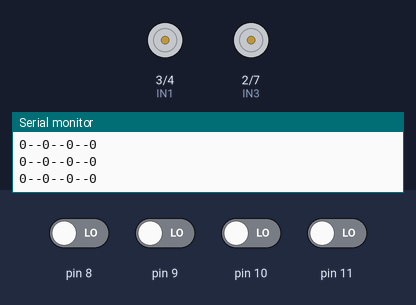
Bench run of a sketch on a simulated Arduino Uno, built with avr-gcc and run on an emulated ATmega328P. On the bench: motor-driver pin pairs drawn as motors (green arrow = first pin HIGH = forward, orange = second pin HIGH = backward, longer = more drive, scaled by the enable pin), the last lines printed to the serial monitor. The test bench sets the inputs (shaded band); at power-on: pin 8–11 LOW.

Above: at 1.2 s.
1.3 s: pin 8 driven HIGH
At 1.6 s:
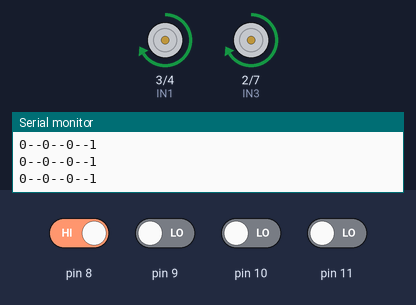
2.8 s: pin 9 driven HIGH
At 3.9 s:
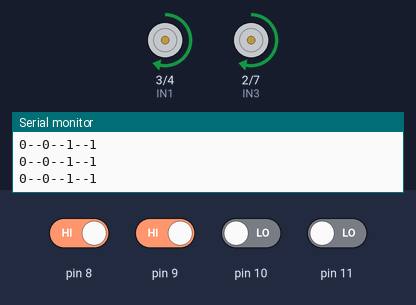
4.3 s: pin 10 driven HIGH
At 5.4 s:
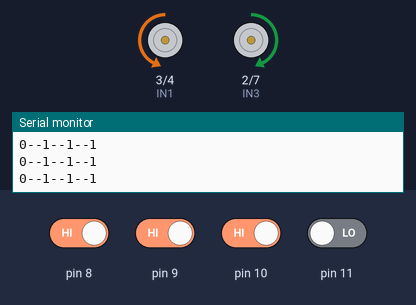
5.8 s: pin 10 driven LOW
At 6.4 s:
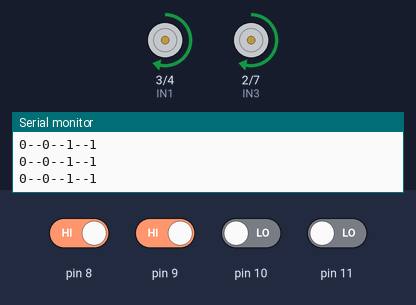
7.3 s: pin 11 driven HIGH
At 8.5 s:
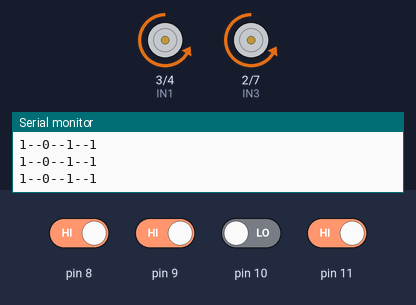
8.8 s: pin 11 driven LOW
At 9.8 s:
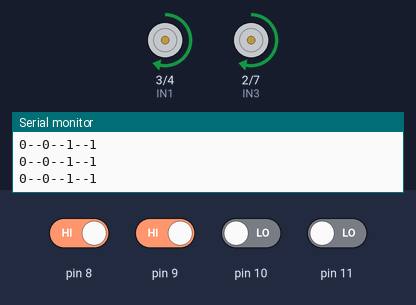
Timing chart, 0 to 11.3 s (numbered marks = the images above; inputs shaded):
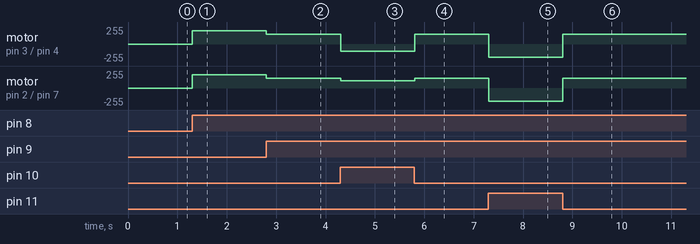

The sketch:

FollowingLine_Final.ino
```cpp
#define ENA 5
#define ENB 6
#define IN1 3
#define IN2 4
#define IN3 2
#define IN4 7

int Sensor1;
int Sensor2;
int Sensor3;
int Sensor4;

void setup() {

  pinMode(ENA, OUTPUT);
  pinMode(IN1, OUTPUT);
  pinMode(IN2, OUTPUT);

  pinMode(ENB, OUTPUT);
  pinMode(IN3, OUTPUT);
  pinMode(IN4, OUTPUT);

  pinMode(8, INPUT);
  pinMode(9, INPUT);
  pinMode(10, INPUT);
  pinMode(11, INPUT);
  Serial.begin(9600);
}

void loop()
{
    //Четем състоянието дали има сигнал (HIGH) или не (LOW)
    Sensor1 = digitalRead(8); //IN1
    Sensor2 = digitalRead(9); //IN2
    Sensor3 = digitalRead(10); //IN3
    Sensor4 = digitalRead(11); //IN4

    Serial.print(Sensor4);
    Serial.print("--");
    Serial.print(Sensor3);
    Serial.print("--");
    Serial.print(Sensor2);
    Serial.print("--");
    Serial.println(Sensor1);


  // Централните сензори хващат линията => напред
  if(Sensor2 ==  HIGH && Sensor3 == HIGH) {
    forward();

  // Линията е по-наляво => по-рязък ляв завой
  } else if(Sensor4 == HIGH && Sensor3 == LOW) {
    left_M();

  // Линията е вляво => ляв завой
  } else if(Sensor4 == HIGH) {
    left();

    // Линията е по-вдясно => по-рязък десен завой
  } else if(Sensor1 == HIGH && Sensor2 == LOW) {
    right_M();

  // Линията е вдясно => десен завой
  } else if(Sensor1 == HIGH) {
    right();

  // Всички на бяло => спри
  } else if(Sensor1 == LOW && Sensor2 == LOW && Sensor3 == LOW && Sensor4 == LOW) {
    stop();

  // За всякакви други ситуации (преходи, загуба на линия) — бавно напред
  } else {
    forward();
  }

  delay(10);
}


void forward() {
  analogWrite(ENA, 110);
  analogWrite(ENB, 110);
  digitalWrite(IN1, LOW);
  digitalWrite(IN2, HIGH);
  digitalWrite(IN3, HIGH);
  digitalWrite(IN4, LOW);
  // Serial.println("Forward");
}

void left() {
  analogWrite(ENA, 150);
  analogWrite(ENB, 150);
  digitalWrite(IN1, LOW);
  digitalWrite(IN2, HIGH);
  digitalWrite(IN3, LOW);
  digitalWrite(IN4, HIGH);
  // Serial.println("Left");
}

void left_M() {//left function
  analogWrite(ENA, 200);
  analogWrite(ENB, 200);
  digitalWrite(IN1, LOW);
  digitalWrite(IN2, HIGH);
  digitalWrite(IN3, LOW);
  digitalWrite(IN4, HIGH);
  // Serial.println("Left");
}

void right() {//right function
  analogWrite(ENA, 150);
  analogWrite(ENB, 150);
  digitalWrite(IN1, HIGH);
  digitalWrite(IN2, LOW);
  digitalWrite(IN3, HIGH);
  digitalWrite(IN4, LOW);
  // Serial.println("Right");
}

void right_M() {//right function
  analogWrite(ENA, 200);
  analogWrite(ENB, 200);
  digitalWrite(IN1, HIGH);
  digitalWrite(IN2, LOW);
  digitalWrite(IN3, HIGH);
  digitalWrite(IN4, LOW);
  // Serial.println("Right");
}

void stop() {
  analogWrite(ENA, 0);
  analogWrite(ENB, 0);
  digitalWrite(IN1, LOW);
  digitalWrite(IN2, LOW);
  digitalWrite(IN3, LOW);
  digitalWrite(IN4, LOW);
  // Serial.println("Stop!");
}
```

Measured:
- after the input at 1.3 s, motor on pin 3 (IN1) / pin 4 (IN2), motor on pin 2 (IN3) / pin 7 (IN4): stopped → forward 200/255 at once
- after the input at 2.8 s, motor on pin 3 (IN1) / pin 4 (IN2), motor on pin 2 (IN3) / pin 7 (IN4): forward 200/255 → forward 150/255 at once
- after the input at 4.3 s, motor on pin 3 (IN1) / pin 4 (IN2): forward 150/255 → backward 110/255 at once; motor on pin 2 (IN3) / pin 7 (IN4): forward 150/255 → forward 110/255 at once
- after the input at 5.8 s, motor on pin 3 (IN1) / pin 4 (IN2): backward 110/255 → forward 150/255 at once; motor on pin 2 (IN3) / pin 7 (IN4): forward 110/255 → forward 150/255 at once
- after the input at 7.3 s, motor on pin 3 (IN1) / pin 4 (IN2), motor on pin 2 (IN3) / pin 7 (IN4): forward 150/255 → backward 200/255 at once
- after the input at 8.8 s, motor on pin 3 (IN1) / pin 4 (IN2), motor on pin 2 (IN3) / pin 7 (IN4): backward 200/255 → forward 150/255 at once
